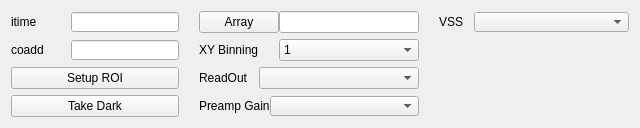
         <widget class="QWidget" name="tabControls_AO_Camera_IXON">
          <attribute name="title">
           <string>IXON</string>
          </attribute>
          <layout class="QGridLayout" name="gridLayout_3">
           <item row="0" column="0">
            <layout class="QGridLayout" name="gridIXON">
             <property name="horizontalSpacing">
              <number>20</number>
             </property>
             <item row="0" column="0">
              <layout class="QHBoxLayout" name="gridIXON_itime">
               <item>
                <widget class="QLabel" name="gridIXON_itime_label">
                 <property name="minimumSize">
                  <size>
                   <width>60</width>
                   <height>0</height>
                  </size>
                 </property>
                 <property name="maximumSize">
                  <size>
                   <width>80</width>
                   <height>20</height>
                  </size>
                 </property>
                 <property name="text">
                  <string>itime</string>
                 </property>
                </widget>
               </item>
               <item>
                <widget class="QLineEdit" name="gridIXON_itime_entry">
                 <property name="sizePolicy">
                  <sizepolicy hsizetype="Expanding" vsizetype="Fixed">
                   <horstretch>0</horstretch>
                   <verstretch>0</verstretch>
                  </sizepolicy>
                 </property>
                 <property name="minimumSize">
                  <size>
                   <width>80</width>
                   <height>0</height>
                  </size>
                 </property>
                 <property name="maximumSize">
                  <size>
                   <width>200</width>
                   <height>20</height>
                  </size>
                 </property>
                </widget>
               </item>
              </layout>
             </item>
             <item row="0" column="2">
              <layout class="QHBoxLayout" name="gridIXON_VSS">
               <item>
                <widget class="QLabel" name="gridIXON_VSS_label">
                 <property name="minimumSize">
                  <size>
                   <width>35</width>
                   <height>20</height>
                  </size>
                 </property>
                 <property name="maximumSize">
                  <size>
                   <width>35</width>
                   <height>20</height>
                  </size>
                 </property>
                 <property name="text">
                  <string>VSS</string>
                 </property>
                </widget>
               </item>
               <item>
                <widget class="QComboBox" name="gridIXON_VSS_combo">
                 <property name="sizePolicy">
                  <sizepolicy hsizetype="Expanding" vsizetype="Fixed">
                   <horstretch>0</horstretch>
                   <verstretch>0</verstretch>
                  </sizepolicy>
                 </property>
                 <property name="minimumSize">
                  <size>
                   <width>155</width>
                   <height>20</height>
                  </size>
                 </property>
                 <property name="maximumSize">
                  <size>
                   <width>200</width>
                   <height>20</height>
                  </size>
                 </property>
                </widget>
               </item>
              </layout>
             </item>
             <item row="2" column="1">
              <layout class="QHBoxLayout" name="gridIXON_ReadOut">
               <item>
                <widget class="QLabel" name="gridIXON_ReadOut_label">
                 <property name="minimumSize">
                  <size>
                   <width>60</width>
                   <height>20</height>
                  </size>
                 </property>
                 <property name="maximumSize">
                  <size>
                   <width>80</width>
                   <height>16777215</height>
                  </size>
                 </property>
                 <property name="text">
                  <string>ReadOut</string>
                 </property>
                </widget>
               </item>
               <item>
                <widget class="QComboBox" name="gridIXON_ReadOut_combo">
                 <property name="sizePolicy">
                  <sizepolicy hsizetype="Expanding" vsizetype="Fixed">
                   <horstretch>0</horstretch>
                   <verstretch>0</verstretch>
                  </sizepolicy>
                 </property>
                 <property name="minimumSize">
                  <size>
                   <width>120</width>
                   <height>20</height>
                  </size>
                 </property>
                 <property name="maximumSize">
                  <size>
                   <width>200</width>
                   <height>16777215</height>
                  </size>
                 </property>
                </widget>
               </item>
              </layout>
             </item>
             <item row="1" column="1">
              <layout class="QHBoxLayout" name="gridIXON_XYbinning">
               <item>
                <widget class="QLabel" name="gridIXON_XYbinning_label">
                 <property name="minimumSize">
                  <size>
                   <width>60</width>
                   <height>20</height>
                  </size>
                 </property>
                 <property name="maximumSize">
                  <size>
                   <width>80</width>
                   <height>16777215</height>
                  </size>
                 </property>
                 <property name="text">
                  <string>XY Binning</string>
                 </property>
                </widget>
               </item>
               <item>
                <widget class="QComboBox" name="gridIXON_XYbinning_combo">
                 <property name="minimumSize">
                  <size>
                   <width>120</width>
                   <height>0</height>
                  </size>
                 </property>
                 <item>
                  <property name="text">
                   <string>1</string>
                  </property>
                 </item>
                 <item>
                  <property name="text">
                   <string>2</string>
                  </property>
                 </item>
                 <item>
                  <property name="text">
                   <string>4</string>
                  </property>
                 </item>
                </widget>
               </item>
              </layout>
             </item>
             <item row="0" column="1">
              <layout class="QHBoxLayout" name="gridIXON_Array">
               <item>
                <widget class="QPushButton" name="gridIXON_Array_button">
                 <property name="minimumSize">
                  <size>
                   <width>60</width>
                   <height>20</height>
                  </size>
                 </property>
                 <property name="maximumSize">
                  <size>
                   <width>80</width>
                   <height>16777215</height>
                  </size>
                 </property>
                 <property name="text">
                  <string>Array</string>
                 </property>
                </widget>
               </item>
               <item>
                <widget class="QLineEdit" name="gridIXON_Array_entry">
                 <property name="sizePolicy">
                  <sizepolicy hsizetype="Expanding" vsizetype="Fixed">
                   <horstretch>0</horstretch>
                   <verstretch>0</verstretch>
                  </sizepolicy>
                 </property>
                 <property name="minimumSize">
                  <size>
                   <width>140</width>
                   <height>20</height>
                  </size>
                 </property>
                 <property name="maximumSize">
                  <size>
                   <width>200</width>
                   <height>16777215</height>
                  </size>
                 </property>
                </widget>
               </item>
              </layout>
             </item>
             <item row="3" column="1">
              <layout class="QHBoxLayout" name="gridIXON_PreampGain">
               <item>
                <widget class="QLabel" name="gridIXON_PreampGain_label">
                 <property name="minimumSize">
                  <size>
                   <width>60</width>
                   <height>20</height>
                  </size>
                 </property>
                 <property name="maximumSize">
                  <size>
                   <width>80</width>
                   <height>20</height>
                  </size>
                 </property>
                 <property name="text">
                  <string>Preamp Gain</string>
                 </property>
                </widget>
               </item>
               <item>
                <widget class="QComboBox" name="gridIXON_PreampGain_combo">
                 <property name="sizePolicy">
                  <sizepolicy hsizetype="Expanding" vsizetype="Fixed">
                   <horstretch>0</horstretch>
                   <verstretch>0</verstretch>
                  </sizepolicy>
                 </property>
                 <property name="minimumSize">
                  <size>
                   <width>120</width>
                   <height>20</height>
                  </size>
                 </property>
                 <property name="maximumSize">
                  <size>
                   <width>200</width>
                   <height>20</height>
                  </size>
                 </property>
                </widget>
               </item>
              </layout>
             </item>
             <item row="1" column="0">
              <layout class="QHBoxLayout" name="gridIXON_coadd">
               <item>
                <widget class="QLabel" name="gridIXON_coadd_label">
                 <property name="minimumSize">
                  <size>
                   <width>60</width>
                   <height>0</height>
                  </size>
                 </property>
                 <property name="maximumSize">
                  <size>
                   <width>80</width>
                   <height>20</height>
                  </size>
                 </property>
                 <property name="text">
                  <string>coadd</string>
                 </property>
                </widget>
               </item>
               <item>
                <widget class="QLineEdit" name="gridIXON_coadd_entry">
                 <property name="sizePolicy">
                  <sizepolicy hsizetype="Expanding" vsizetype="Fixed">
                   <horstretch>0</horstretch>
                   <verstretch>0</verstretch>
                  </sizepolicy>
                 </property>
                 <property name="minimumSize">
                  <size>
                   <width>80</width>
                   <height>0</height>
                  </size>
                 </property>
                 <property name="maximumSize">
                  <size>
                   <width>200</width>
                   <height>20</height>
                  </size>
                 </property>
                </widget>
               </item>
              </layout>
             </item>
             <item row="2" column="0">
              <widget class="QPushButton" name="gridIXON_ROI_button">
               <property name="text">
                <string>Setup ROI</string>
               </property>
              </widget>
             </item>
             <item row="3" column="0">
              <widget class="QPushButton" name="gridIXON_dark_button">
               <property name="text">
                <string>Take Dark</string>
               </property>
              </widget>
             </item>
            </layout>
           </item>
          </layout>
         </widget>
